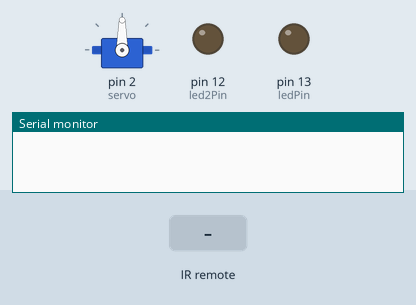
A sketch run on a simulated Arduino Uno, built with avr-gcc and run on an emulated ATmega328P. Parts: servo, output pins drawn as LEDs (lit = HIGH), the last lines printed to the serial monitor. Inputs (shaded band) come from the test bench.

Above: at 1.2 s.
1.3 s: infrared code 0xFFB24D received
At 2.3 s:
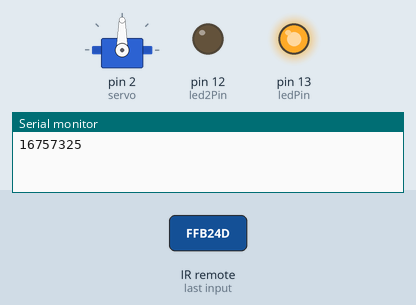
2.8 s: infrared code 0xFFB24D received
At 3.5 s:
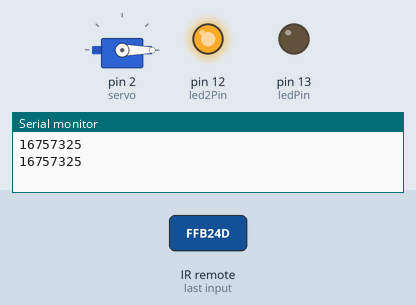
Timing chart, 0 to 5.8 s (numbered marks = the images above; inputs shaded):
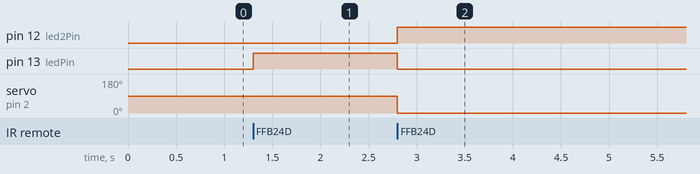

Measured:
- after the input at 1.3 s, pin 13 (ledPin): LOW → HIGH at once
- after the input at 2.8 s, pin 12 (led2Pin): LOW → HIGH at once; pin 13 (ledPin): HIGH → LOW at once; servo on pin 2 (servo): 90° → 0° at once

The sketch:

08_03_IRFern_Servo.ino
```cpp
#include <IRremote.h>   // Das Programm greift an dieser Stelle auf eine „Library“ zurück. Das erleichtert einem viel Arbeit. Denn das Infrarotlicht wird mit einem Code verschlüsselt gesendet. Um diesen Code selber auszulesen und in passende Werte umzuwandeln, wären sehr viele Zeilen Code erforderlich.
#include <Servo.h>

#define ledPin 13
#define led2Pin 12
#define RECV_PIN 11  //  Der Kontakt der am Infrarotsensor die Daten ausgibt, wird mit Pin 11 des Arduinoboards verbunden.

Servo servo;

IRrecv irrecv(RECV_PIN);   // An dieser Stelle wird ein Objekt definiert, dass den Infrarotsensor an Pin 11 ausliest.
decode_results results;  // Dieser Befehl sorgt dafür, dass die Daten, die per Infrarot eingelesen werden unter „results“ abgespeichert werden.

boolean ledAn = false;
bool led2An;

void setup(){
  Serial.begin(9600);    //Im Setup wird die Serielle Verbindung gestartet, damit man sich die Empfangenen Daten der Fernbedienung per seriellen Monitor ansehen kann.
  pinMode (13, OUTPUT);
  pinMode (12, OUTPUT);
  irrecv.enableIRIn();   //Dieser Befehl initialisiert den Infrarotempfänger.
  servo.attach(2);
}

void loop(){

if (irrecv.decode(&results)) {
  Serial.println(results.value, DEC);
  if(results.value == 16757325) {

     led2An = ledAn;
     digitalWrite(led2Pin, led2An);
     ledAn = !ledAn;
     digitalWrite(ledPin, ledAn);

     if (ledAn) {
      servo.write(90);
     } else {
      servo.write(0);
     }

    }


  irrecv.resume();  //Der nächste Wert soll vom IR-Empfänger eingelesen werden
  }
}
```
